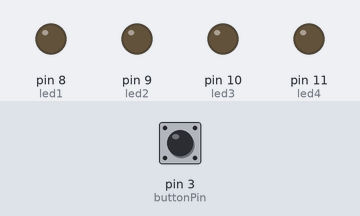
Bench run of a sketch on a simulated Arduino Uno, built with avr-gcc and run on an emulated ATmega328P. Parts: output pins drawn as LEDs (lit = HIGH). Dashed ring = blinking. The inputs (shaded band) are chosen by the test bench; at power-on: pin 3 (buttonPin) LOW. Random numbers use the default seed unless the sketch sets one.

Above: at 1.2 s.
1.3 s: pin 3 (buttonPin) pulled HIGH for 3.2 s
At 1.7 s:
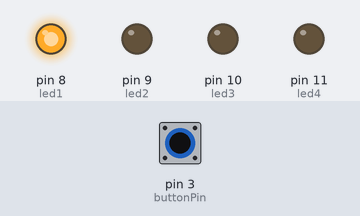
At 3.7 s:
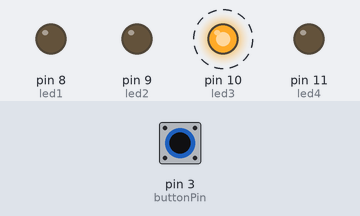
Timing chart, 0 to 6.3 s (numbered marks = the images above; inputs shaded):
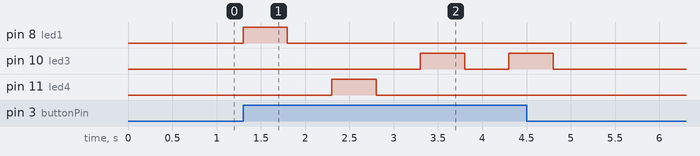

Measured:
- after the input at 1.3 s, pin 8 (led1): LOW → HIGH at once, → LOW 0.50 s later; pin 10 (led3): alternates HIGH for 0.50 s and LOW for 0.50 s, 4 changes in all, then stays LOW, starting after 2.0 s; pin 11 (led4): LOW → HIGH after 1.0 s, → LOW 0.50 s later

The sketch:

Cod_PP_LEDs_Aleat.ino
```cpp
// Definição dos pinos dos LEDs
const int led1 = 8; // Pino do LED 1
const int led2 = 9; // Pino do LED 2
const int led3 = 10; // Pino do LED 3
const int led4 = 11; // Pino do LED 4

// Definição do pino do botão
const int buttonPin = 3; // Pino do botão

// Variável para armazenar o valor aleatório
long a; // Variável para o pino do LED a ser acionado

void setup() {
  // Inicializa os pinos dos LEDs como saídas
  pinMode(led1, OUTPUT);
  pinMode(led2, OUTPUT);
  pinMode(led3, OUTPUT);
  pinMode(led4, OUTPUT);

  // Inicializa o pino do botão como entrada
  pinMode(buttonPin, INPUT);

  // Inicializa o gerador de números aleatórios
  randomSeed(analogRead(0)); // Gera a semente para números aleatórios
}

void loop() {
  // Usando um loop for para repetir indefinidamente enquanto o botão não for pressionado
  for (; digitalRead(buttonPin) == HIGH;) {
    // Gera um número aleatório entre 8 e 11 (pinos dos LEDs)
    a = random(8, 12);

    // Acende o LED correspondente
    digitalWrite(a, HIGH);

    // Aguarda por um período de tempo
    delay(500);

    // Apaga o LED
    digitalWrite(a, LOW);

    // Aguarda por um período de tempo antes de repetir
    delay(500);
  }

  // Apaga todos os LEDs quando o botão for pressionado
  digitalWrite(led1, LOW);
  digitalWrite(led2, LOW);
  digitalWrite(led3, LOW);
  digitalWrite(led4, LOW);
}
```
